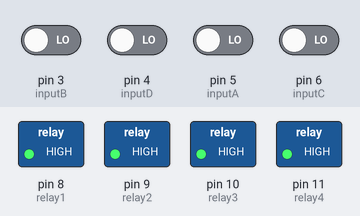
Simulated run of this sketch. Board: Arduino Uno, built with avr-gcc and run on an emulated ATmega328P. Shown: switched loads named in the sketch (green lamp = pin HIGH). Inputs (shaded band) come from the test bench; at power-on: pin 3 (inputB), pin 4 (inputD), pin 5 (inputA), pin 6 (inputC) LOW. Sleep ends after the set time or at an interrupt.

Above: at 3.4 s.
3.5 s: pin 3 (inputB) driven HIGH
At 5.7 s:
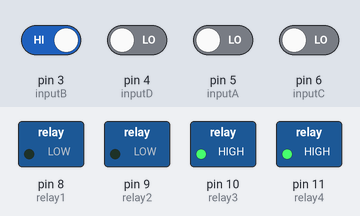
6.0 s: pin 5 (inputA) driven HIGH
At 7.0 s:
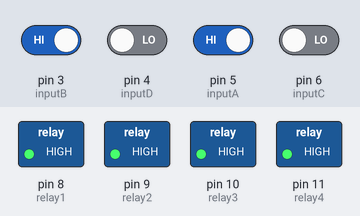
7.5 s: pin 5 (inputA) driven LOW
At 9.2 s:
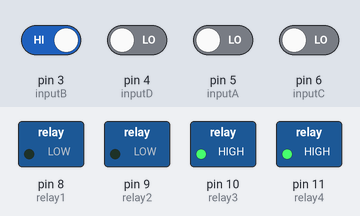
Timing chart, 0 to 10.7 s (numbered marks = the images above; inputs shaded):
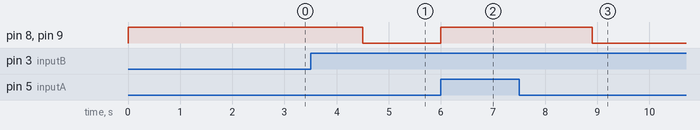

Measured:
- after the input at 3.5 s, pin 8 (relay1), pin 9 (relay2): HIGH → LOW after 1.0 s
- after the input at 6.0 s, pin 8 (relay1), pin 9 (relay2): LOW → HIGH at once
- after the input at 7.5 s, pin 8 (relay1), pin 9 (relay2): HIGH → LOW after 1.4 s

The sketch:

remote_control_4_relays.ino
```cpp
/**
 * - take input from a YK04 remote control module which has 4 buttons
 * - map the actions to start/stop the relays on a 4 relay module (such as
 *    https://docs.arduino.cc/tutorials/4-relays-shield/4-relay-shield-basics/
 *    or some clone of it)
 * - the logic switches the relays in 2 pairs of 2 to control some external
 *    electrical motor with 2 rotation directions (it is intended to replace
 *    a 6-pin rocker switch that drives the motor in one direction of the other)
 * - basic logic based on a loop - no interrupts, no timers involved - which
 *    takes care of timeouts for level stabilization and make sure to never
 *    allow changes from one direction to the other because this causes short
 *    circuits (ie: high current way above the 10 amps that the relays are
 *    supposed to be able to handle)
 */
#include <avr/sleep.h>
#include <avr/power.h>

// define this if you need some debugging via serial port
//#define SERIAL_DEBUG

// output relays pins
const int relay1 = 8;
const int relay2 = 9;
const int relay3 = 10;
const int relay4 = 11;

// input from RF remote pins
const int inputB = 3; // D0 on the remote receiver
const int inputD = 4; // D1
const int inputA = 5; // D2
const int inputC = 6; // D3

// internal state machine:
//  - states (arbitrary values)
const int STATE_INVALID = 0;
const int STATE_ALL_OFF = 101;
const int STATE_B_UP = 303;
const int STATE_D_DOWN = 404;
//  - current state
volatile int state = STATE_INVALID;

const unsigned long delay_off = 500;
const unsigned long delay_on = 100;

// millis when the UP/DOWN state was set
unsigned long start_active_state_millis = 0;
const unsigned long ACTIVE_STATE_MAX_DURATION_MILLIS = 14500;

const unsigned long MAX_UNSIGNED_LONG = 4294967295;

void set_relay_ALL_off()
{
  digitalWrite(relay1, HIGH); // HIGH == OFF
  digitalWrite(relay2, HIGH);
  digitalWrite(relay3, HIGH);
  digitalWrite(relay4, HIGH);
}

void set_relay_UP_on()
{
  digitalWrite(relay1, LOW);
  digitalWrite(relay2, LOW);
}

void set_relay_DOWN_on()
{
  digitalWrite(relay3, LOW);
  digitalWrite(relay4, LOW);
}

void stop_ALL_w_waits()
{
  set_relay_ALL_off();
  delay(delay_off); // leave more time for the levels to settle
}

void move_UP_w_waits()
{
  set_relay_ALL_off();
  // leave time for the relays to mechanically couple/coule
  delay(delay_off);
  set_relay_UP_on();
  delay(delay_on); // leave more time for the levels to settle
}

void move_DOWN_w_waits()
{
  set_relay_ALL_off();
  delay(delay_off); // leave more time for the levels to settle
  set_relay_DOWN_on();
  delay(delay_on); // leave more time for the levels to settle
}

void setup() {
  // try to disable some unused components to try and consume less energy
  // (not very helpful as long as we're running everything in a loop)
  //
  ADCSRA = 0; // disable ADC
  //power_all_disable (); // turn off various modules

  set_sleep_mode (SLEEP_MODE_IDLE);
  sleep_enable();
  sleep_cpu ();

#if defined(SERIAL_DEBUG)
  Serial.begin(9600);           //  setup serial
#endif

  pinMode(inputB, INPUT);
  pinMode(inputD, INPUT);
  pinMode(inputA, INPUT);
  pinMode(inputC, INPUT);

  pinMode(relay1, OUTPUT);
  pinMode(relay2, OUTPUT);
  pinMode(relay3, OUTPUT);
  pinMode(relay4, OUTPUT);

  set_relay_ALL_off();
  // start with an invalid state to force the "state machine" to enter
  // a consistent state upon first loop execution
  state = STATE_INVALID;

#if defined(SERIAL_DEBUG)
  Serial.println("off-i");
#endif
}

void loop() {
  switch(state) {
    case STATE_ALL_OFF:
      // check the stop inputs first; for safety
      if (digitalRead(inputA) == HIGH || digitalRead(inputC) == HIGH)
      {
        state = STATE_ALL_OFF;
        stop_ALL_w_waits();

#if defined(SERIAL_DEBUG)
        Serial.println("iA_or_iC - OFF - double ckeck");
#endif
      }
      else if (digitalRead(inputD) == HIGH)
      {
        state = STATE_D_DOWN;
        move_DOWN_w_waits();
        start_active_state_millis = millis();

#if defined(SERIAL_DEBUG)
        Serial.println("iD - DOWN");
#endif
      }
      else if (digitalRead(inputB) == HIGH)
      {
        state = STATE_B_UP;
        move_UP_w_waits();
        start_active_state_millis = millis();

#if defined(SERIAL_DEBUG)
        Serial.println("iB - UP");
#endif
      }
      break;
    case STATE_B_UP:
    case STATE_D_DOWN:
      // check the stop inputs first; for safety
      if (digitalRead(inputA) == HIGH || digitalRead(inputC) == HIGH)
      {
        state = STATE_ALL_OFF;
        stop_ALL_w_waits();

#if defined(SERIAL_DEBUG)
        Serial.println("iA_or_iC - OFF");
#endif
      }
      else
      {
        const unsigned long now_millis = millis();
        if (now_millis < start_active_state_millis)
        {
          // overflow of millis (happens every 50 days or so according to docs)
          // immediately reset all to off
          state = STATE_ALL_OFF;
          stop_ALL_w_waits();

#if defined(SERIAL_DEBUG)
          Serial.println("OVERFLOW - OFF");
#endif
        }
        else if ((now_millis - start_active_state_millis) >= ACTIVE_STATE_MAX_DURATION_MILLIS)
        {
          state = STATE_ALL_OFF;
          stop_ALL_w_waits();
          // set to max to make sure that, should any inconsistency happen, the state will
          // be reset to all off upon the next timeout
          start_active_state_millis = MAX_UNSIGNED_LONG;

#if defined(SERIAL_DEBUG)
          Serial.println("timeout - OFF");
#endif
        }
      }
      break;
    default:
      state = STATE_ALL_OFF;
      stop_ALL_w_waits();

#if defined(SERIAL_DEBUG)
      Serial.println("ERR: UNK state -> ALL OFF");
#endif
  }

  // differentiated wait depending on new state
  switch(state) {
    case STATE_ALL_OFF:
      // wait more before picking up a new command
      delay(700);
      break;
    case STATE_B_UP:
    case STATE_D_DOWN:
      // be more swift in picking up a new command
      delay(100);
      break;
    default:
      delay(100);
      break;
  }
}
```
